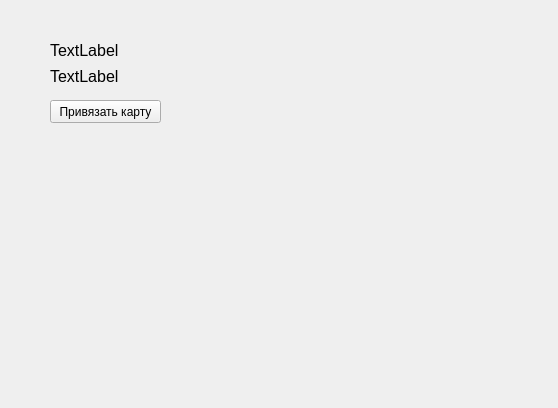
<?xml version="1.0" encoding="UTF-8"?>
<ui version="4.0">
 <class>Payment</class>
 <widget class="QWidget" name="Payment">
  <property name="geometry">
   <rect>
    <x>0</x>
    <y>0</y>
    <width>558</width>
    <height>408</height>
   </rect>
  </property>
  <property name="windowTitle">
   <string>Form</string>
  </property>
  <widget class="QPushButton" name="AddCard">
   <property name="geometry">
    <rect>
     <x>50</x>
     <y>100</y>
     <width>111</width>
     <height>23</height>
    </rect>
   </property>
   <property name="text">
    <string>Привязать карту</string>
   </property>
  </widget>
  <widget class="QWidget" name="">
   <property name="geometry">
    <rect>
     <x>50</x>
     <y>40</y>
     <width>461</width>
     <height>46</height>
    </rect>
   </property>
   <layout class="QVBoxLayout" name="verticalLayout">
    <item>
     <widget class="QLabel" name="PhoneLabel">
      <property name="font">
       <font>
        <pointsize>12</pointsize>
       </font>
      </property>
      <property name="text">
       <string>TextLabel</string>
      </property>
     </widget>
    </item>
    <item>
     <widget class="QLabel" name="CardLabel">
      <property name="font">
       <font>
        <pointsize>12</pointsize>
       </font>
      </property>
      <property name="text">
       <string>TextLabel</string>
      </property>
     </widget>
    </item>
   </layout>
  </widget>
 </widget>
 <resources/>
 <connections/>
</ui>
